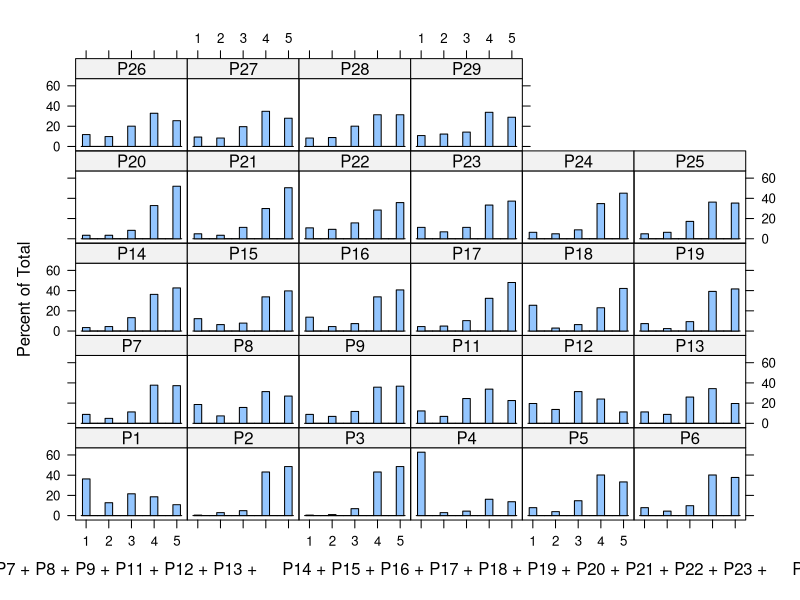
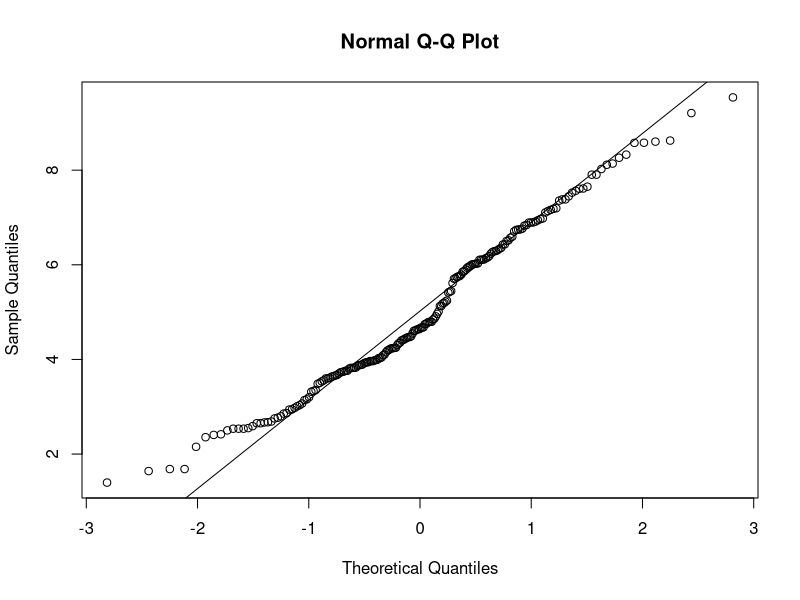
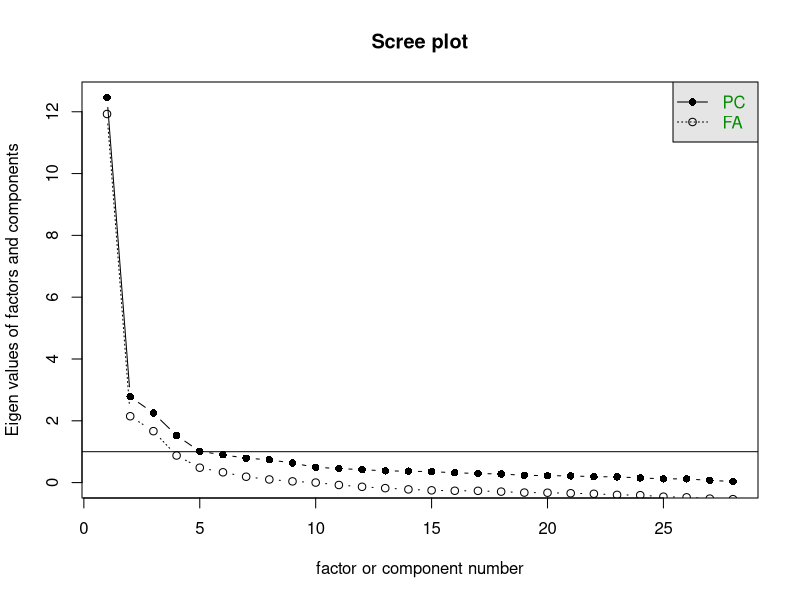
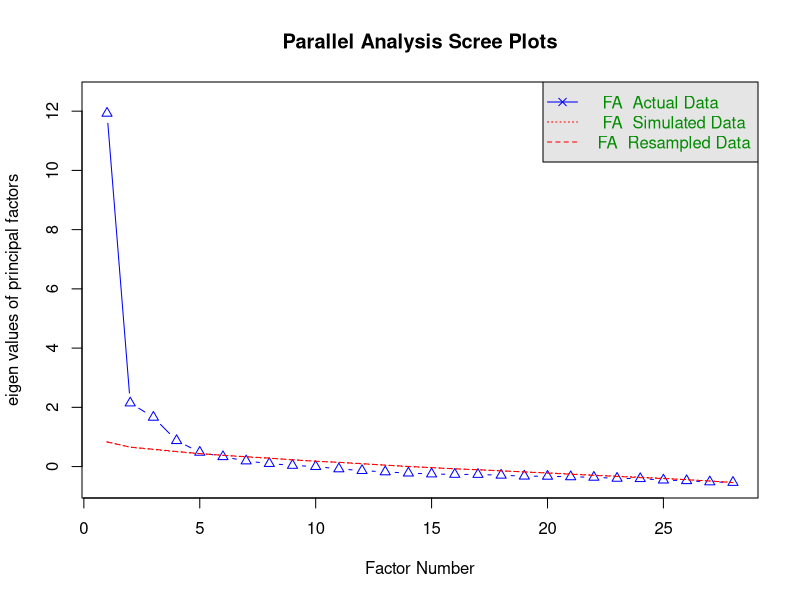
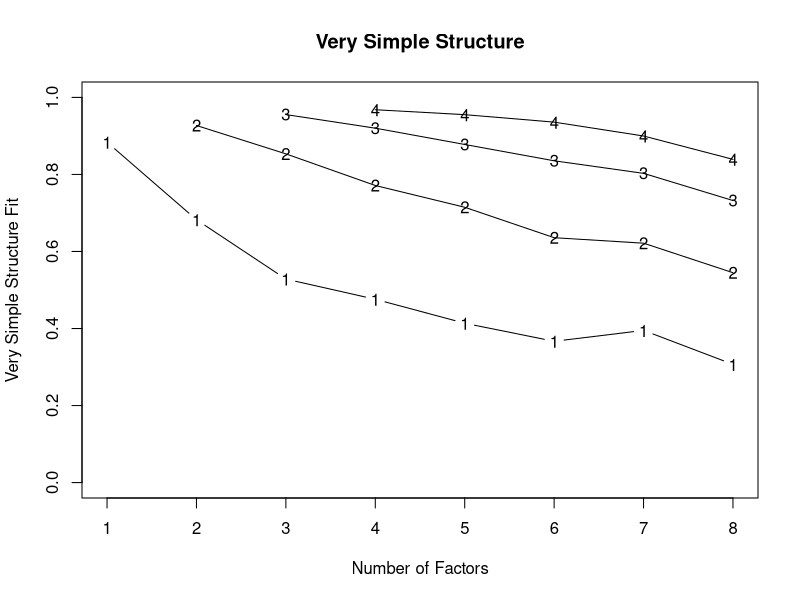

Write R code to recreate these figures, in order.
## ---- chunk 1
library(foreign)  # for importing SPSS data 
library(psych)  # for psychometrics 
library(lattice)  # easy to plot multivariate plots 
library(readxl) 
library(dplyr)
## ---- chunk 2
data1= read_xlsx("EFA_Practice_V2.xlsx")
## ---- chunk 3
names(data1)
## ---- chunk 4
head(data1)
## ---- chunk 5
# Define mapping function
likert_map <- function(x) {
  recode <- c(
    "Tidak pernah" = 1,
    "Jarang"        = 2,
    "Kadang-kadang"         = 3,
    "Selalu"              = 4,
    "Sentiasa"       = 5
  )
  recode[match(tolower(x), tolower(names(recode)))]
}

# Apply transformation from data1 -> data2
data2 <- data1

for (col in names(data2)) {
  data2[[col]] <- likert_map(data2[[col]])
}

# Convert all to numeric
data2 <- as.data.frame(lapply(data2, as.numeric))

## ---- chunk 6
head(data2)
## ---- chunk 7
str(data2)
## ---- chunk 8
describe(data2)
## ---- chunk 9
response.frequencies(data2)
## ---- chunk 10
cat(names(data2), sep = " + ")
## ---- chunk 11
histogram(~ P1 + P2 + P3 + P4 + P5 + P6 + P7 + P8 + P9 + P11 + P12 + P13 + P14 + P15 + P16 + P17 + P18 + P19 + P20 + P21 + P22 + P23 + P24 + P25 + P26 + P27 + P28 + P29, data = data2)
## ---- chunk 12
mapply(shapiro.test, data2)
## ---- chunk 13
mardia(data2)
## ---- chunk 14
KMO(data2)
## ---- chunk 15
cortest.bartlett(data2)
## ---- chunk 16
scree = scree(data2)
print(scree)
## ---- chunk 17
parallel = fa.parallel(data2, fm = "pa", fa = "fa")
## ---- chunk 18
vss(data2)
## ---- chunk 19
fa = fa(data2, nfactors = 3, fm = "pa", rotate = "oblimin")
print(fa, cut = .4, digits = 3)  # cut = .4 to view only FLs > 0.4
## ---- chunk 20
fa1 = fa(subset(data2, select = -P19), nfactors = 3, fm = "pa", rotate = "oblimin")
print(fa1, cut = .4, digits = 3)
## ---- chunk 21
fa2 = fa(subset(data2, select = -c(P19,P20)), nfactors = 3, fm = "pa", rotate = "oblimin")
print(fa2, cut = .4, digits = 3)
## ---- chunk 22
fa3 = fa(subset(data2, select = -c(P19, P20, P2)), nfactors = 3, fm = "pa", rotate = "oblimin")
print(fa3, cut = .4, digits = 3)
## ---- chunk 23
fa4 = fa(subset(data2, select = -c(P19, P20, P2, P3)), nfactors = 3, fm = "pa", rotate = "oblimin")
print(fa4, cut = .4, digits = 3)
## ---- chunk 24
fa5 = fa(subset(data2, select = -c(P19, P20, P2, P3, P4)), nfactors = 3, fm = "pa", rotate = "oblimin")
print(fa5, cut = .4, digits = 3)
## ---- chunk 25
fa6 = fa(subset(data2, select = -c(P19, P20, P2, P3, P4, P24)), nfactors = 3, fm = "pa", rotate = "oblimin")
print(fa6, cut = .4, digits = 3)
## ---- chunk 26
PA1 = c("P1","P5","P6","P7","P8","P9","P11","P12","P21","P22","P23")
PA2 = c("P14","P15","P16","P17","P18")
PA3 = c("P21","P25","P26","P27","P28", "P29")
## ---- chunk 27
alpha.pa1 = psych::alpha(data2[PA1]) #error unknown colour name
print(alpha.pa1, digits = 3)

#alpha.pa1 <- psych::alpha(data2[PA1], check.keys = TRUE)
#print(alpha.pa1, digits = 3)
## ---- chunk 28
alpha.pa2 = psych::alpha(data2[PA2])
print(alpha.pa2, digits = 3)

#alpha.pa2 <- psych::alpha(data2[PA2], check.keys = TRUE)
#print(alpha.pa2, digits = 3)
## ---- chunk 29
alpha.pa3 = psych::alpha(data2[PA3])
print(alpha.pa3, digits = 3)

#alpha.pa3 <- psych::alpha(data2[PA3], check.keys = TRUE)
#print(alpha.pa3, digits = 3)
